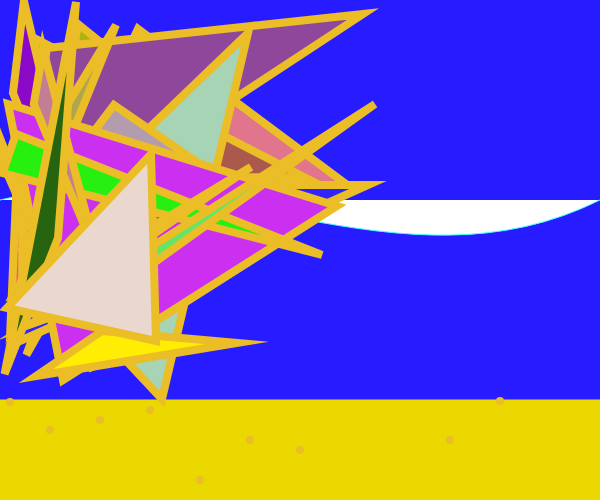
Frame 1 (no input)
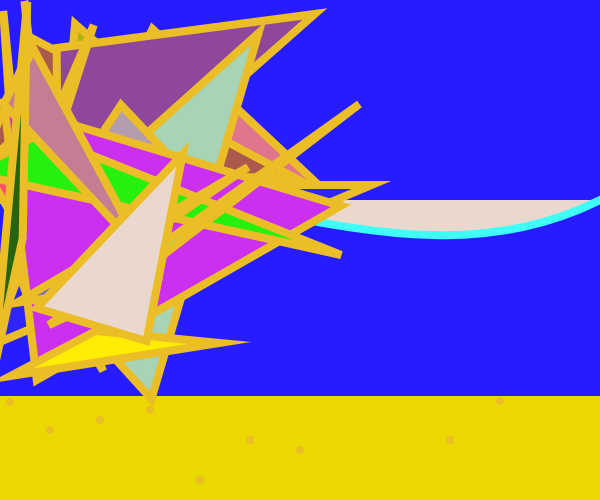
Frame 60 (no input)
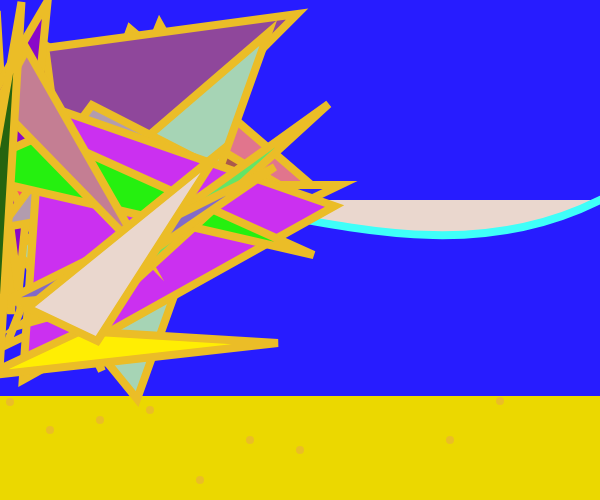
Frame 120 (the mouse pressed at the canvas centre since frame 60)

The p5.js sketch that drew these frames (run headless with seeded random() and noise() and a simulated clock; from frame 60 on, the mouse is pressed at the canvas centre):

// p5.js sketch
// ── sketch.js
let fishes = []; //creates the array of multiple fish


function setup() {
  createCanvas(600, 500);
  for(let j = 0; j <= 20; j++){
    fishes.push(new fish());
  }
}

function draw() {
  background('#271CFF');
  stroke('#3FFFF9');
  bezier(0, 200, 200, 150, 400, 300, 600, 200);
  fill('#EBD800');
  stroke('#EBD800');
  rect(0, 400, width, 100);
  stroke('#EBBD27');
  strokeWeight(8);
  point(100, 420);
  point(50, 430);
  point(200, 480);
  point(150, 410);
  point(10, 402);
  point(300, 450);
  point(250, 440);
  point(500, 401);
  point(450, 440);
  for(let j = 0; j < fishes.length; j++){
        fishes[j].display();
  fishes[j].move();
  }
}

class fish {

constructor(){                 //the main constructor for the fish class
var pX, pY, pZ, y1, y2, y3,rColor;

this.pX = round(random(0, 165));
this.pY = round(random(0, 375));
this.pZ = random(0, 40);
this.y1= round(random(0, 400));
this.y2 = round(random(0, 400));
this.y3 = round(random(0, 400));
this.rColor = color(random(255), random(255), random(255));
}

  display(){ //displays the fish in the water
fill(this.rColor);
triangle(this.pX, this.y1,this.pY, this.y2,this.pZ, this.y3);
}
  
move(){ //allows the fish to move in the water
this.pX += random(-5,5);
this.pY += random(-5,5);
this.pZ += random(-5,5);
}
}
